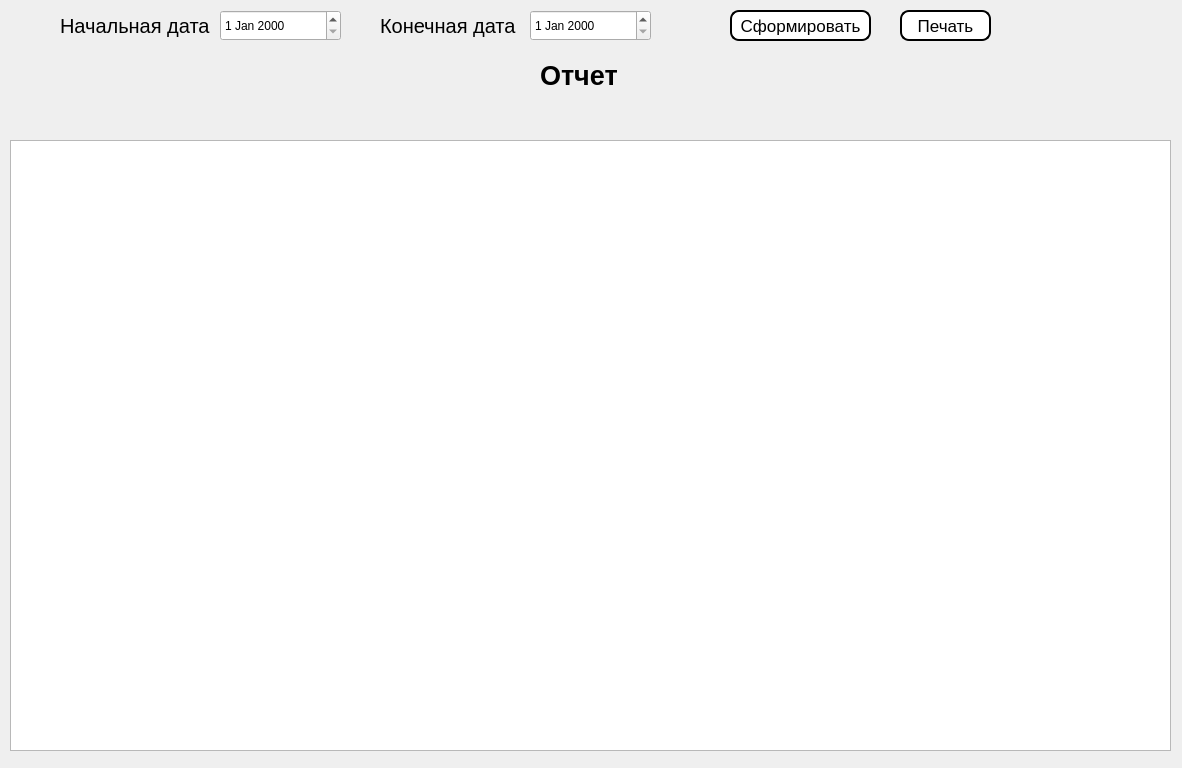
<?xml version="1.0" encoding="UTF-8"?>
<ui version="4.0">
 <class>Form</class>
 <widget class="QWidget" name="Form">
  <property name="geometry">
   <rect>
    <x>0</x>
    <y>0</y>
    <width>1182</width>
    <height>768</height>
   </rect>
  </property>
  <property name="windowTitle">
   <string>Отчет</string>
  </property>
  <widget class="QLabel" name="title_lbl">
   <property name="geometry">
    <rect>
     <x>540</x>
     <y>60</y>
     <width>101</width>
     <height>31</height>
    </rect>
   </property>
   <property name="font">
    <font>
     <pointsize>20</pointsize>
     <weight>75</weight>
     <bold>true</bold>
    </font>
   </property>
   <property name="text">
    <string>Отчет</string>
   </property>
  </widget>
  <widget class="QLabel" name="start_date_lbl">
   <property name="geometry">
    <rect>
     <x>60</x>
     <y>10</y>
     <width>161</width>
     <height>31</height>
    </rect>
   </property>
   <property name="font">
    <font>
     <pointsize>15</pointsize>
    </font>
   </property>
   <property name="text">
    <string>Начальная дата</string>
   </property>
  </widget>
  <widget class="QDateEdit" name="start_dateEdit">
   <property name="geometry">
    <rect>
     <x>220</x>
     <y>10</y>
     <width>121</width>
     <height>31</height>
    </rect>
   </property>
  </widget>
  <widget class="QDateEdit" name="end_dateEdit">
   <property name="geometry">
    <rect>
     <x>530</x>
     <y>10</y>
     <width>121</width>
     <height>31</height>
    </rect>
   </property>
  </widget>
  <widget class="QLabel" name="end_date_lbl">
   <property name="geometry">
    <rect>
     <x>380</x>
     <y>10</y>
     <width>151</width>
     <height>31</height>
    </rect>
   </property>
   <property name="font">
    <font>
     <pointsize>15</pointsize>
    </font>
   </property>
   <property name="text">
    <string>Конечная дата</string>
   </property>
  </widget>
  <widget class="QPushButton" name="create_btn">
   <property name="geometry">
    <rect>
     <x>730</x>
     <y>10</y>
     <width>141</width>
     <height>31</height>
    </rect>
   </property>
   <property name="font">
    <font>
     <pointsize>13</pointsize>
    </font>
   </property>
   <property name="styleSheet">
    <string notr="true">QPushButton{
border-radius: 9px;
border: 2px solid black;
background-color: rgb(255, 255, 255);
}
QPushButton:hover{
border-radius: 9px;
border: 2px solid black;
background-color: rgb(246, 245, 244);
}</string>
   </property>
   <property name="text">
    <string>Сформировать</string>
   </property>
  </widget>
  <widget class="QPushButton" name="print_btn">
   <property name="geometry">
    <rect>
     <x>900</x>
     <y>10</y>
     <width>91</width>
     <height>31</height>
    </rect>
   </property>
   <property name="font">
    <font>
     <pointsize>13</pointsize>
    </font>
   </property>
   <property name="styleSheet">
    <string notr="true">QPushButton{
border-radius: 9px;
border: 2px solid black;
background-color: rgb(255, 255, 255);
}
QPushButton:hover{
border-radius: 9px;
border: 2px solid black;
background-color: rgb(246, 245, 244);
}</string>
   </property>
   <property name="text">
    <string>Печать</string>
   </property>
  </widget>
  <widget class="QLabel" name="subtitle_lbl">
   <property name="geometry">
    <rect>
     <x>290</x>
     <y>100</y>
     <width>611</width>
     <height>31</height>
    </rect>
   </property>
   <property name="font">
    <font>
     <pointsize>15</pointsize>
     <weight>75</weight>
     <bold>true</bold>
    </font>
   </property>
   <property name="text">
    <string/>
   </property>
  </widget>
  <widget class="QTableView" name="tableView">
   <property name="geometry">
    <rect>
     <x>10</x>
     <y>140</y>
     <width>1161</width>
     <height>611</height>
    </rect>
   </property>
  </widget>
 </widget>
 <resources/>
 <connections/>
</ui>
